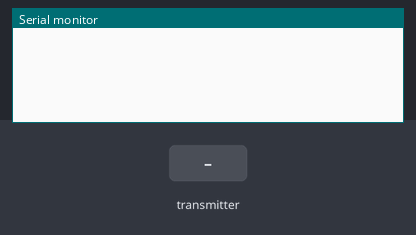
Simulated run of this sketch. Board: Arduino Uno, built with avr-gcc and run on an emulated ATmega328P. Shown: the last lines printed to the serial monitor. Inputs (shaded band) come from the test bench. No radio packets arrive unless stated.

Above: at 1.2 s.
1.3 s: the transmitter starts sending text = 0
At 2.1 s:
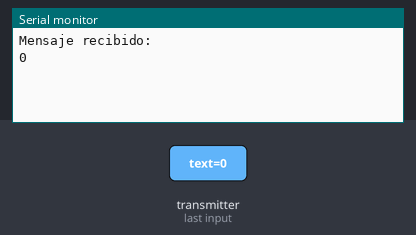
2.8 s: the transmitter starts sending text = 256
At 4.1 s:
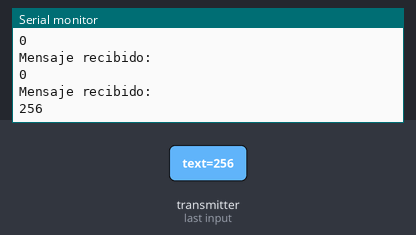

The sketch:

Receptor.ino
```cpp
#include <SPI.h>
#include <RF24.h>

RF24 radio(9, 10); // CE, CSN

void setup() {
  Serial.begin(9600);
  radio.begin();
  radio.openReadingPipe(1, 0xF0F0F0F0E1LL); // Dirección de lectura del transmisor
  radio.startListening();
}

void loop() {
  if (radio.available()) {
    int text = ""; // Almacenar el mensaje recibido

    radio.read(&text, sizeof(text));

    Serial.println("Mensaje recibido: ");
    Serial.println(text);
    delay(1000);
  }
}
```

Measured:
- after the input at 1.3 s, the serial monitor: prints a new line at once (image 1)
- after the input at 2.8 s, the serial monitor: prints a new line after 0.52 s (image 2)
